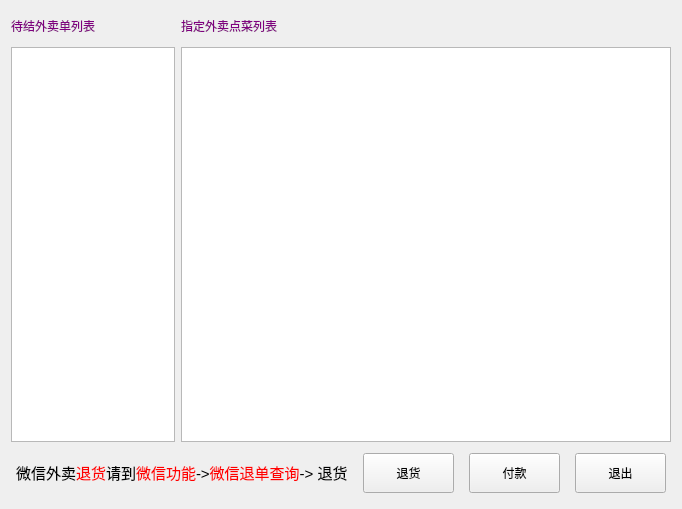
<?xml version="1.0" encoding="UTF-8"?>
<ui version="4.0">
 <class>take_cashier</class>
 <widget class="QDialog" name="take_cashier">
  <property name="geometry">
   <rect>
    <x>0</x>
    <y>0</y>
    <width>672</width>
    <height>509</height>
   </rect>
  </property>
  <property name="windowTitle">
   <string>Dialog</string>
  </property>
  <layout class="QVBoxLayout" name="verticalLayout_3">
   <item>
    <layout class="QHBoxLayout" name="horizontalLayout_2" stretch="1,3">
     <item>
      <layout class="QVBoxLayout" name="verticalLayout">
       <item>
        <widget class="QLabel" name="label_2">
         <property name="sizePolicy">
          <sizepolicy hsizetype="Expanding" vsizetype="Fixed">
           <horstretch>0</horstretch>
           <verstretch>0</verstretch>
          </sizepolicy>
         </property>
         <property name="minimumSize">
          <size>
           <width>0</width>
           <height>30</height>
          </size>
         </property>
         <property name="styleSheet">
          <string notr="true">color:purple;</string>
         </property>
         <property name="text">
          <string>待结外卖单列表</string>
         </property>
         <property name="alignment">
          <set>Qt::AlignLeading|Qt::AlignLeft|Qt::AlignVCenter</set>
         </property>
        </widget>
       </item>
       <item>
        <widget class="QTableView" name="tableView"/>
       </item>
      </layout>
     </item>
     <item>
      <layout class="QVBoxLayout" name="verticalLayout_2">
       <item>
        <widget class="QLabel" name="label_3">
         <property name="sizePolicy">
          <sizepolicy hsizetype="Expanding" vsizetype="Fixed">
           <horstretch>0</horstretch>
           <verstretch>0</verstretch>
          </sizepolicy>
         </property>
         <property name="minimumSize">
          <size>
           <width>0</width>
           <height>30</height>
          </size>
         </property>
         <property name="styleSheet">
          <string notr="true">color:purple;</string>
         </property>
         <property name="text">
          <string>指定外卖点菜列表</string>
         </property>
         <property name="alignment">
          <set>Qt::AlignLeading|Qt::AlignLeft|Qt::AlignVCenter</set>
         </property>
        </widget>
       </item>
       <item>
        <widget class="QTableView" name="tableView_2">
         <property name="sizePolicy">
          <sizepolicy hsizetype="Expanding" vsizetype="Expanding">
           <horstretch>0</horstretch>
           <verstretch>0</verstretch>
          </sizepolicy>
         </property>
         <property name="minimumSize">
          <size>
           <width>0</width>
           <height>0</height>
          </size>
         </property>
        </widget>
       </item>
      </layout>
     </item>
    </layout>
   </item>
   <item>
    <layout class="QHBoxLayout" name="horizontalLayout" stretch="1,0,0,0,0">
     <property name="spacing">
      <number>15</number>
     </property>
     <property name="leftMargin">
      <number>5</number>
     </property>
     <property name="topMargin">
      <number>5</number>
     </property>
     <property name="rightMargin">
      <number>5</number>
     </property>
     <property name="bottomMargin">
      <number>5</number>
     </property>
     <item>
      <spacer name="horizontalSpacer">
       <property name="orientation">
        <enum>Qt::Horizontal</enum>
       </property>
       <property name="sizeHint" stdset="0">
        <size>
         <width>40</width>
         <height>20</height>
        </size>
       </property>
      </spacer>
     </item>
     <item>
      <widget class="QLabel" name="label">
       <property name="text">
        <string>&lt;!DOCTYPE HTML PUBLIC &quot;-//W3C//DTD HTML 4.0//EN&quot; &quot;http://www.w3.org/TR/REC-html40/strict.dtd&quot;&gt;
&lt;html&gt;&lt;head&gt;&lt;meta name=&quot;qrichtext&quot; content=&quot;1&quot; /&gt;&lt;style type=&quot;text/css&quot;&gt;
p, li { white-space: pre-wrap; }
&lt;/style&gt;&lt;/head&gt;&lt;body style=&quot; font-family:'Ubuntu'; font-size:11pt; font-weight:400; font-style:normal;&quot;&gt;
&lt;p style=&quot; margin-top:0px; margin-bottom:0px; margin-left:0px; margin-right:0px; -qt-block-indent:0; text-indent:0px;&quot;&gt;微信外卖&lt;span style=&quot; color:#ff0000;&quot;&gt;退货&lt;/span&gt;请到&lt;span style=&quot; color:#ff0000;&quot;&gt;微信功能&lt;/span&gt;&lt;span style=&quot; color:#000000;&quot;&gt;-&amp;gt;&lt;/span&gt;&lt;span style=&quot; color:#ff0000;&quot;&gt;微信退单查询&lt;/span&gt;&lt;span style=&quot; color:#000000;&quot;&gt;-&amp;gt;&lt;/span&gt;&lt;span style=&quot; color:#ff00ff;&quot;&gt; &lt;/span&gt;&lt;span style=&quot; color:#000000;&quot;&gt;退货&lt;/span&gt;&lt;/p&gt;&lt;/body&gt;&lt;/html&gt;</string>
       </property>
      </widget>
     </item>
     <item>
      <widget class="QPushButton" name="pushButton_3">
       <property name="sizePolicy">
        <sizepolicy hsizetype="Fixed" vsizetype="Fixed">
         <horstretch>0</horstretch>
         <verstretch>0</verstretch>
        </sizepolicy>
       </property>
       <property name="minimumSize">
        <size>
         <width>91</width>
         <height>40</height>
        </size>
       </property>
       <property name="focusPolicy">
        <enum>Qt::NoFocus</enum>
       </property>
       <property name="text">
        <string>退货</string>
       </property>
       <property name="outer_stylesheet" stdset="0">
        <string>pushbutton</string>
       </property>
      </widget>
     </item>
     <item>
      <widget class="QPushButton" name="pushButton_4">
       <property name="sizePolicy">
        <sizepolicy hsizetype="Fixed" vsizetype="Fixed">
         <horstretch>0</horstretch>
         <verstretch>0</verstretch>
        </sizepolicy>
       </property>
       <property name="minimumSize">
        <size>
         <width>91</width>
         <height>40</height>
        </size>
       </property>
       <property name="focusPolicy">
        <enum>Qt::NoFocus</enum>
       </property>
       <property name="text">
        <string>付款</string>
       </property>
       <property name="outer_stylesheet" stdset="0">
        <string>pushbutton</string>
       </property>
      </widget>
     </item>
     <item>
      <widget class="QPushButton" name="pushButton_5">
       <property name="sizePolicy">
        <sizepolicy hsizetype="Fixed" vsizetype="Fixed">
         <horstretch>0</horstretch>
         <verstretch>0</verstretch>
        </sizepolicy>
       </property>
       <property name="minimumSize">
        <size>
         <width>91</width>
         <height>40</height>
        </size>
       </property>
       <property name="focusPolicy">
        <enum>Qt::NoFocus</enum>
       </property>
       <property name="text">
        <string>退出</string>
       </property>
       <property name="outer_stylesheet" stdset="0">
        <string>pushbutton</string>
       </property>
      </widget>
     </item>
    </layout>
   </item>
  </layout>
 </widget>
 <resources/>
 <connections/>
</ui>
